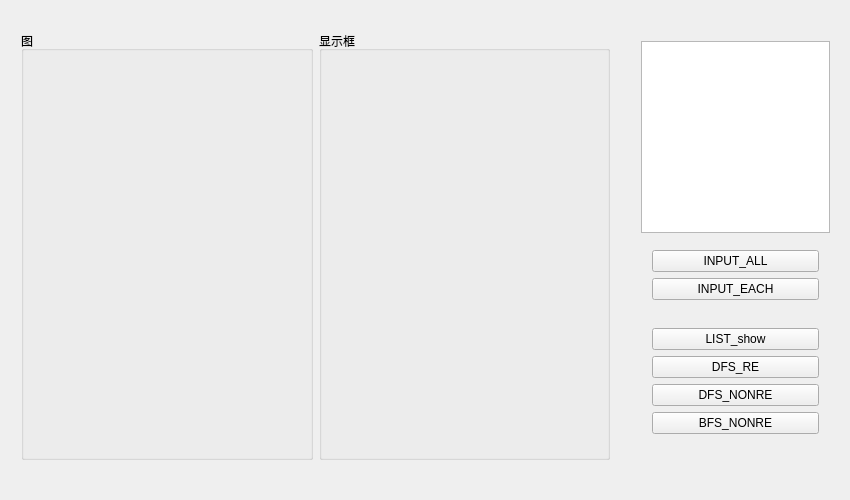
<?xml version="1.0" encoding="UTF-8"?>
<ui version="4.0">
 <class>matrixGraphClass</class>
 <widget class="QMainWindow" name="matrixGraphClass">
  <property name="geometry">
   <rect>
    <x>0</x>
    <y>0</y>
    <width>850</width>
    <height>500</height>
   </rect>
  </property>
  <property name="minimumSize">
   <size>
    <width>850</width>
    <height>500</height>
   </size>
  </property>
  <property name="maximumSize">
   <size>
    <width>850</width>
    <height>500</height>
   </size>
  </property>
  <property name="windowTitle">
   <string>图搜索</string>
  </property>
  <property name="windowIcon">
   <iconset resource="matrixGraph.qrc">
    <normaloff>:/matrixGraph/image/icon.png</normaloff>:/matrixGraph/image/icon.png</iconset>
  </property>
  <widget class="QWidget" name="centralWidget">
   <widget class="QWidget" name="layoutWidget">
    <property name="geometry">
     <rect>
      <x>10</x>
      <y>20</y>
      <width>611</width>
      <height>451</height>
     </rect>
    </property>
    <layout class="QHBoxLayout" name="showArea">
     <item>
      <widget class="QGroupBox" name="graphBox">
       <property name="title">
        <string>图</string>
       </property>
       <widget class="QLabel" name="graphLabel">
        <property name="geometry">
         <rect>
          <x>10</x>
          <y>20</y>
          <width>280</width>
          <height>420</height>
         </rect>
        </property>
        <property name="minimumSize">
         <size>
          <width>280</width>
          <height>420</height>
         </size>
        </property>
        <property name="maximumSize">
         <size>
          <width>16777215</width>
          <height>16777215</height>
         </size>
        </property>
        <property name="text">
         <string/>
        </property>
       </widget>
      </widget>
     </item>
     <item>
      <widget class="QGroupBox" name="dsiplayBox">
       <property name="title">
        <string>显示框</string>
       </property>
       <widget class="QLabel" name="displayLabel">
        <property name="geometry">
         <rect>
          <x>10</x>
          <y>20</y>
          <width>280</width>
          <height>420</height>
         </rect>
        </property>
        <property name="minimumSize">
         <size>
          <width>280</width>
          <height>420</height>
         </size>
        </property>
        <property name="maximumSize">
         <size>
          <width>16777215</width>
          <height>16777215</height>
         </size>
        </property>
        <property name="text">
         <string/>
        </property>
       </widget>
      </widget>
     </item>
    </layout>
   </widget>
   <widget class="QWidget" name="backArea" native="true">
    <property name="geometry">
     <rect>
      <x>630</x>
      <y>30</y>
      <width>211</width>
      <height>426</height>
     </rect>
    </property>
    <layout class="QVBoxLayout" name="verticalLayout_2">
     <item>
      <widget class="QTextBrowser" name="ansBox"/>
     </item>
     <item>
      <widget class="QWidget" name="inputArea" native="true">
       <layout class="QVBoxLayout" name="inputLayout">
        <item>
         <widget class="QPushButton" name="inputAllBtn">
          <property name="text">
           <string>INPUT_ALL</string>
          </property>
         </widget>
        </item>
        <item>
         <widget class="QPushButton" name="inputEachBtn">
          <property name="text">
           <string>INPUT_EACH</string>
          </property>
         </widget>
        </item>
       </layout>
      </widget>
     </item>
     <item>
      <widget class="QWidget" name="functionArea" native="true">
       <layout class="QGridLayout" name="functionLayout">
        <item row="3" column="0">
         <widget class="QPushButton" name="bfsNonrebtn">
          <property name="text">
           <string>BFS_NONRE</string>
          </property>
         </widget>
        </item>
        <item row="2" column="0">
         <widget class="QPushButton" name="dfsNonreBtn">
          <property name="text">
           <string>DFS_NONRE</string>
          </property>
         </widget>
        </item>
        <item row="0" column="0">
         <widget class="QPushButton" name="listShowBtn">
          <property name="text">
           <string>LIST_show</string>
          </property>
         </widget>
        </item>
        <item row="1" column="0">
         <widget class="QPushButton" name="dfsReBtn">
          <property name="text">
           <string>DFS_RE</string>
          </property>
         </widget>
        </item>
       </layout>
      </widget>
     </item>
    </layout>
   </widget>
  </widget>
 </widget>
 <layoutdefault spacing="6" margin="11"/>
 <resources>
  <include location="matrixGraph.qrc"/>
 </resources>
 <connections/>
</ui>
